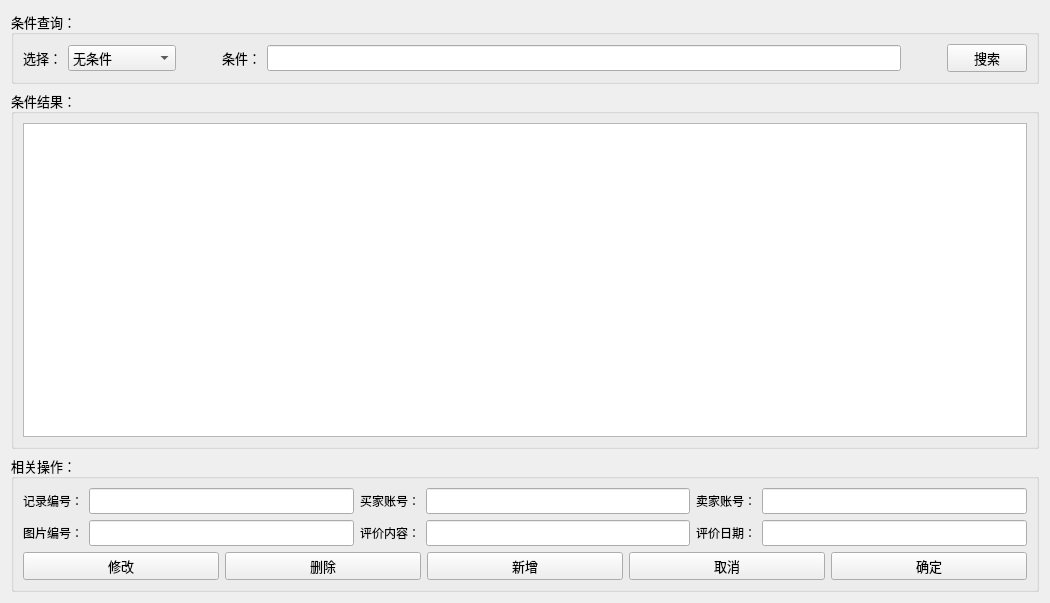
<?xml version="1.0" encoding="UTF-8"?>
<ui version="4.0">
 <class>ChatMS</class>
 <widget class="QWidget" name="ChatMS">
  <property name="geometry">
   <rect>
    <x>0</x>
    <y>0</y>
    <width>1050</width>
    <height>603</height>
   </rect>
  </property>
  <property name="windowTitle">
   <string>Form</string>
  </property>
  <layout class="QGridLayout" name="gridLayout">
   <item row="0" column="0">
    <widget class="QGroupBox" name="groupBox">
     <property name="font">
      <font>
       <family>新宋体</family>
       <pointsize>10</pointsize>
      </font>
     </property>
     <property name="title">
      <string>条件查询：</string>
     </property>
     <layout class="QGridLayout" name="gridLayout_8">
      <item row="0" column="0">
       <layout class="QHBoxLayout" name="horizontalLayout_3">
        <item>
         <widget class="QLabel" name="label_9">
          <property name="text">
           <string>选择：</string>
          </property>
         </widget>
        </item>
        <item>
         <widget class="QComboBox" name="cb_condition">
          <item>
           <property name="text">
            <string>无条件</string>
           </property>
          </item>
          <item>
           <property name="text">
            <string>聊天记录编号</string>
           </property>
          </item>
          <item>
           <property name="text">
            <string>买家账号</string>
           </property>
          </item>
          <item>
           <property name="text">
            <string>卖家账号</string>
           </property>
          </item>
          <item>
           <property name="text">
            <string>图片编号</string>
           </property>
          </item>
          <item>
           <property name="text">
            <string>聊天内容</string>
           </property>
          </item>
          <item>
           <property name="text">
            <string>聊天日期</string>
           </property>
          </item>
         </widget>
        </item>
        <item>
         <spacer name="horizontalSpacer_3">
          <property name="orientation">
           <enum>Qt::Horizontal</enum>
          </property>
          <property name="sizeType">
           <enum>QSizePolicy::Fixed</enum>
          </property>
          <property name="sizeHint" stdset="0">
           <size>
            <width>40</width>
            <height>20</height>
           </size>
          </property>
         </spacer>
        </item>
        <item>
         <widget class="QLabel" name="label_10">
          <property name="text">
           <string>条件：</string>
          </property>
         </widget>
        </item>
        <item>
         <widget class="QLineEdit" name="le_condition"/>
        </item>
        <item>
         <spacer name="horizontalSpacer_4">
          <property name="orientation">
           <enum>Qt::Horizontal</enum>
          </property>
          <property name="sizeType">
           <enum>QSizePolicy::Fixed</enum>
          </property>
          <property name="sizeHint" stdset="0">
           <size>
            <width>40</width>
            <height>20</height>
           </size>
          </property>
         </spacer>
        </item>
        <item>
         <widget class="QPushButton" name="pb_search">
          <property name="text">
           <string>搜索</string>
          </property>
         </widget>
        </item>
       </layout>
      </item>
     </layout>
    </widget>
   </item>
   <item row="1" column="0">
    <widget class="QGroupBox" name="groupBox_2">
     <property name="font">
      <font>
       <family>新宋体</family>
       <pointsize>10</pointsize>
      </font>
     </property>
     <property name="title">
      <string>条件结果：</string>
     </property>
     <layout class="QGridLayout" name="gridLayout_9">
      <item row="0" column="0">
       <widget class="QTableWidget" name="tableWidget"/>
      </item>
     </layout>
    </widget>
   </item>
   <item row="2" column="0">
    <widget class="QGroupBox" name="groupBox_3">
     <property name="font">
      <font>
       <family>新宋体</family>
       <pointsize>10</pointsize>
      </font>
     </property>
     <property name="title">
      <string>相关操作：</string>
     </property>
     <layout class="QGridLayout" name="gridLayout_10">
      <item row="2" column="0">
       <layout class="QGridLayout" name="gridLayout_7">
        <item row="0" column="1">
         <widget class="QPushButton" name="pb_delete">
          <property name="sizePolicy">
           <sizepolicy hsizetype="Minimum" vsizetype="Fixed">
            <horstretch>0</horstretch>
            <verstretch>0</verstretch>
           </sizepolicy>
          </property>
          <property name="text">
           <string>删除</string>
          </property>
         </widget>
        </item>
        <item row="0" column="0">
         <widget class="QPushButton" name="pb_modify">
          <property name="text">
           <string>修改</string>
          </property>
         </widget>
        </item>
        <item row="0" column="3">
         <widget class="QPushButton" name="pb_cancel">
          <property name="text">
           <string>取消</string>
          </property>
         </widget>
        </item>
        <item row="0" column="4">
         <widget class="QPushButton" name="pb_ensure">
          <property name="sizePolicy">
           <sizepolicy hsizetype="Minimum" vsizetype="Preferred">
            <horstretch>0</horstretch>
            <verstretch>0</verstretch>
           </sizepolicy>
          </property>
          <property name="text">
           <string>确定</string>
          </property>
         </widget>
        </item>
        <item row="0" column="2">
         <widget class="QPushButton" name="pb_add">
          <property name="text">
           <string>新增</string>
          </property>
         </widget>
        </item>
       </layout>
      </item>
      <item row="1" column="0">
       <layout class="QGridLayout" name="gridLayout_5">
        <item row="0" column="3" rowspan="2">
         <widget class="QLineEdit" name="le_buyerid"/>
        </item>
        <item row="0" column="5" rowspan="2">
         <widget class="QLabel" name="label_7">
          <property name="font">
           <font>
            <pointsize>9</pointsize>
           </font>
          </property>
          <property name="text">
           <string>卖家账号：</string>
          </property>
         </widget>
        </item>
        <item row="0" column="1" rowspan="2">
         <widget class="QLineEdit" name="le_id"/>
        </item>
        <item row="0" column="8" rowspan="2">
         <widget class="QLineEdit" name="le_sellerid"/>
        </item>
        <item row="0" column="0" rowspan="2">
         <widget class="QLabel" name="label_6">
          <property name="font">
           <font>
            <pointsize>9</pointsize>
           </font>
          </property>
          <property name="text">
           <string>记录编号：</string>
          </property>
         </widget>
        </item>
        <item row="0" column="2" rowspan="2">
         <widget class="QLabel" name="label_11">
          <property name="font">
           <font>
            <pointsize>9</pointsize>
           </font>
          </property>
          <property name="text">
           <string>买家账号：</string>
          </property>
         </widget>
        </item>
        <item row="2" column="5">
         <widget class="QLabel" name="label_15">
          <property name="font">
           <font>
            <pointsize>9</pointsize>
           </font>
          </property>
          <property name="text">
           <string>评价日期：</string>
          </property>
         </widget>
        </item>
        <item row="2" column="8">
         <widget class="QLineEdit" name="le_date">
          <property name="sizePolicy">
           <sizepolicy hsizetype="Preferred" vsizetype="Fixed">
            <horstretch>0</horstretch>
            <verstretch>0</verstretch>
           </sizepolicy>
          </property>
         </widget>
        </item>
        <item row="2" column="1">
         <widget class="QLineEdit" name="le_photoid"/>
        </item>
        <item row="2" column="0">
         <widget class="QLabel" name="label_13">
          <property name="font">
           <font>
            <pointsize>9</pointsize>
           </font>
          </property>
          <property name="text">
           <string>图片编号：</string>
          </property>
         </widget>
        </item>
        <item row="2" column="2">
         <widget class="QLabel" name="label_12">
          <property name="font">
           <font>
            <pointsize>9</pointsize>
           </font>
          </property>
          <property name="text">
           <string>评价内容：</string>
          </property>
         </widget>
        </item>
        <item row="2" column="3">
         <widget class="QLineEdit" name="le_content"/>
        </item>
       </layout>
      </item>
     </layout>
    </widget>
   </item>
  </layout>
 </widget>
 <resources/>
 <connections/>
</ui>
